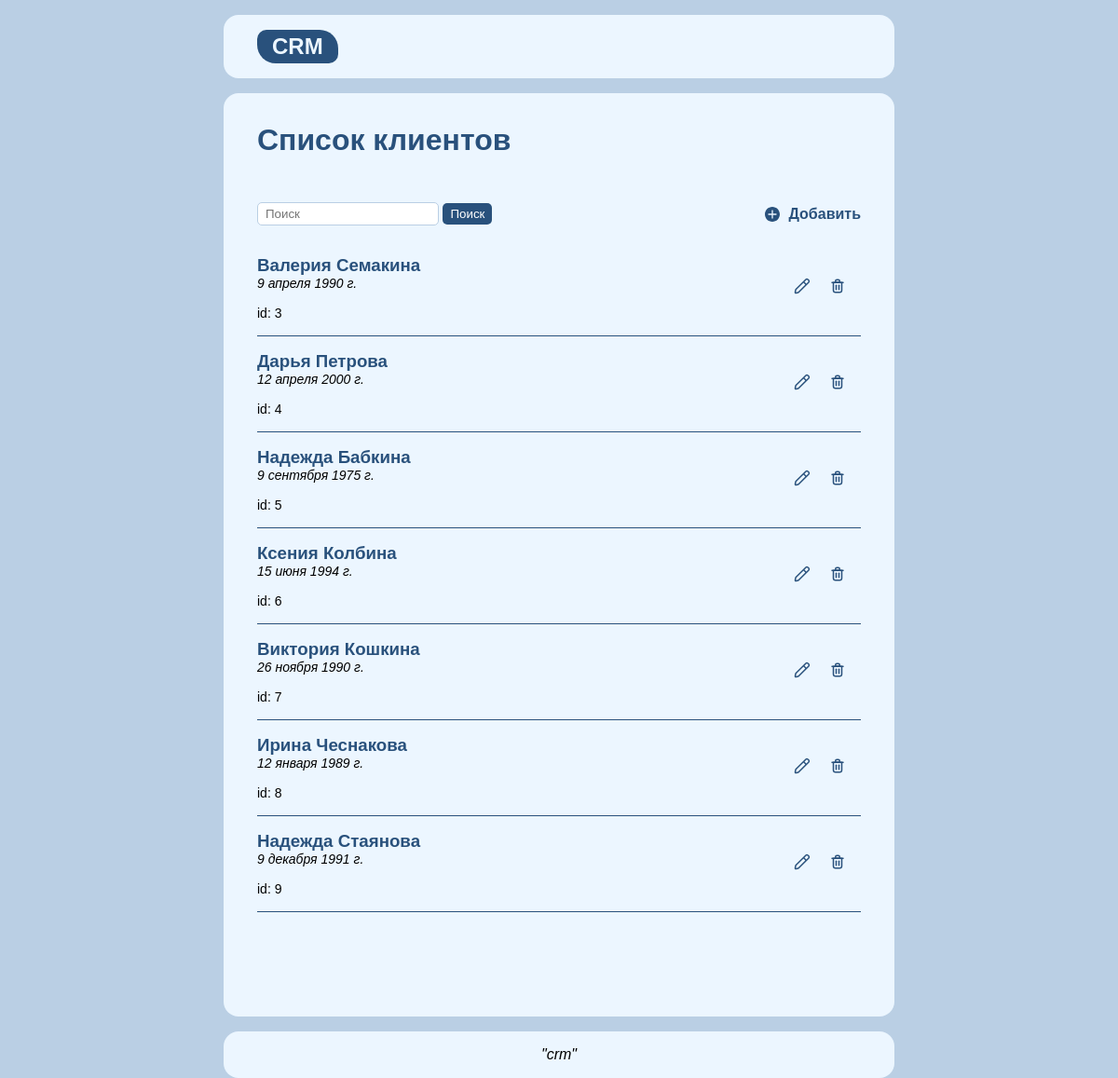
Page /list-clients/?&page=2 on the earlier database version.
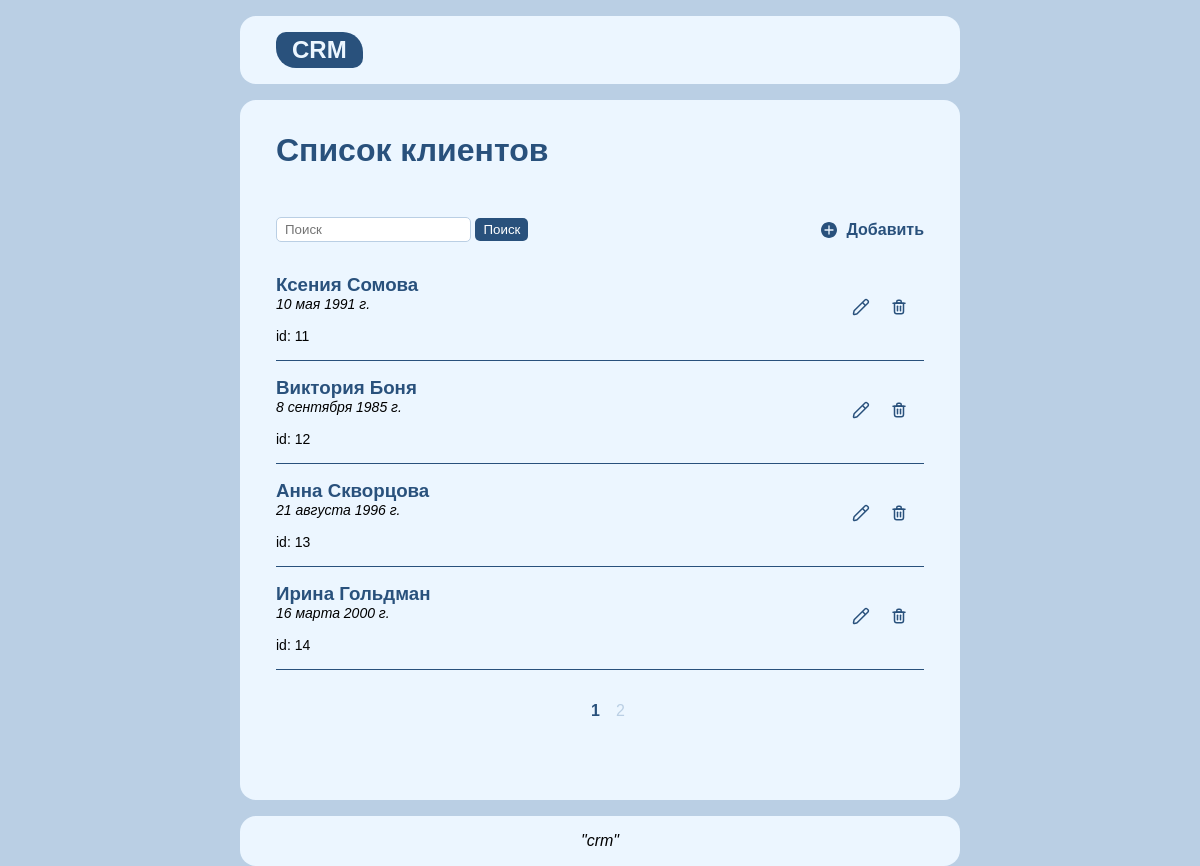
Same page on the later database version.
### crm_app/models.py (models this page shows)
class Client(models.Model):
    first_name = models.CharField(max_length = 50, verbose_name='Имя')
    last_name = models.CharField(max_length = 100, verbose_name='Фамилия')
    birthday = models.DateField(verbose_name='День рождения')
    phone = models.CharField(max_length = 15, verbose_name='Телефон')
    email = models.EmailField(blank=True, verbose_name='Почта')
    comments = models.TextField(blank=True, verbose_name='Комментарии')

### crm_app/views.py (the view)
# urls.py: path('list-clients/', views.list_clients, name='list-clients'),
def list_clients(request):
    search = request.GET.get('search')
    if search:
        clients = Client.objects.filter(last_name__istartswith=search)| Client.objects.filter(first_name__istartswith=search)
    else:
        clients = Client.objects.all()
    paginator = Paginator(clients, 8)
    page_number = request.GET.get('page')
    page_objects = paginator.get_page(page_number)
    context = {'search':search, 'page_objects':page_objects,}
    return render(request,'clients/list_clients.html', context)

### crm_app/templates/clients/list_clients.html (shortened to what this page needs)
{% extends "list_objects.html" %}
{% load static %}
{% block h1 %}Список клиентов{% endblock h1 %}
{% block url_search %}{% url "list-clients" %}{% endblock url_search %}
{% block url_add %}{% url "add-client" %}{% endblock url_add %}
{% block list %}
    {% for client in page_objects %}
        <ul class = 'list'>
            <li class = 'item'>
                <div class='item-box-left'>
                    <a href='{% url "client-detail" client.id %}'>
                        <h3>{{client.first_name}} {{client.last_name}}</h3>
                    </a>
                    <div class='item-birthday'>{{client.birthday}}</div>
                    <div class='item-id'>id: {{client.id}}</div>
                </div>
                <div class='item-box-right'>
                    <a href='{% url "edit-client" client.id %}'>
                        <img src='{% static "icon/edit.svg" %}'>
                    </a>
                    <a href='{% url "delete-client" client.id %}'>
                        <img src='{% static "icon/delete.svg" %}'>
                    </a>
                </div>
            </li>
        </ul>
    {% endfor %}
{% endblock list %}

Differences in the rows shown:
no longer on this page (row edited): Client: first_name "Валерия", last_name "Семакина", birthday "9 апреля 1990 г.", id "3"
no longer on this page (row unchanged): Client: first_name "Дарья", last_name "Петрова", birthday "12 апреля 2000 г.", id "4"
no longer on this page (row unchanged): Client: first_name "Надежда", last_name "Бабкина", birthday "9 сентября 1975 г.", id "5"
no longer on this page (row unchanged): Client: first_name "Ксения", last_name "Колбина", birthday "15 июня 1994 г.", id "6"
no longer on this page (row unchanged): Client: first_name "Виктория", last_name "Кошкина", birthday "26 ноября 1990 г.", id "7"
no longer on this page (row unchanged): Client: first_name "Ирина", last_name "Чеснакова", birthday "12 января 1989 г.", id "8"
no longer on this page (row unchanged): Client: first_name "Надежда", last_name "Стаянова", birthday "9 декабря 1991 г.", id "9"
added Client: first_name "Ксения", last_name "Сомова", birthday "10 мая 1991 г.", id "11"
added Client: first_name "Виктория", last_name "Боня", birthday "8 сентября 1985 г.", id "12"
added Client: first_name "Анна", last_name "Скворцова", birthday "21 августа 1996 г.", id "13"
added Client: first_name "Ирина", last_name "Гольдман", birthday "16 марта 2000 г.", id "14"
Other differences:
new list line: "1"
new list line: "2"
